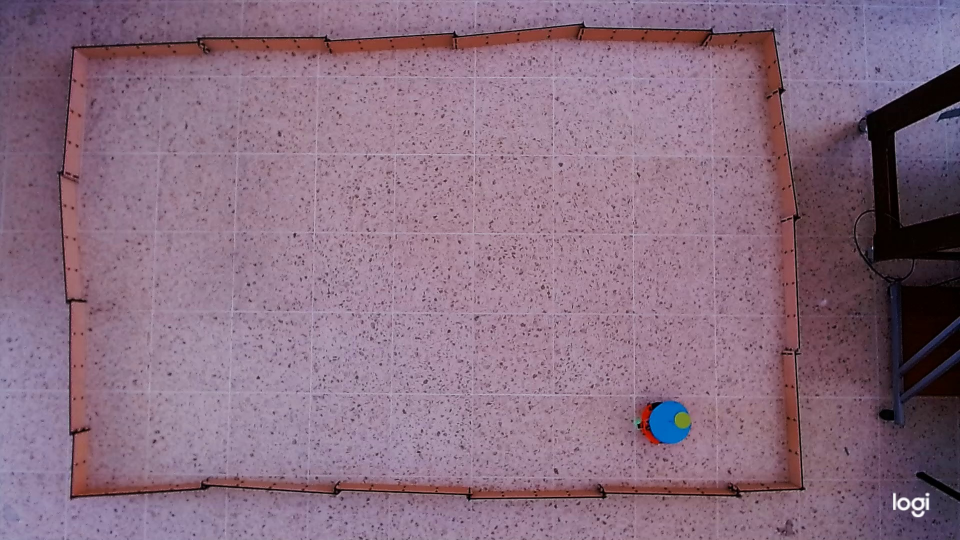
#> input picture Herramientas/Cámara/VALIDACION_PYTHON/Validación Python/ImagenesRbk/frame10.jpg, 1920 x 1080 px (shown at 1/2 size)
$ jupyter execute --allow-errors Validacion_VIEJO.ipynb
#> lines starting #> are read from the running program, lines starting #| are printed output that depends on the picture
[cell 1]
#Bibliotecas requeridas
import cv2
import cv2 as cv
import glob
import re
import math
import matplotlib.pyplot as plt
import numpy as np
from mpl_toolkits.mplot3d import Axes3D
from matplotlib import cm
from matplotlib import colors
from matplotlib.colors import hsv_to_rgb
import os
#-------------------------Definición de funciones---------------------------------
#La función switch retorna el número de robot de una combinación de círculo
#grande y círculo pequeño
# [798 lines left out: functions switch, get_contour_areas, depurar_contornos, centros_contornos, calcular_angulos, desplazamiento and 5 more, not called in this run]


#--------------------- Lectura de imágenes-----------------------------------------
#Nombre del video y carpeta para guardar las imágenes correspondientes
nombreVideoIn='2023-03-27_13-44-00_1fps.mp4'
nombreCarpetaOut='ImagenesRbk/'

#---------------------------PARA PROBAR OTRO VÍDEO
#Obtener Frames de un vídeo: Solo se ejecuta si es la primera vez con este vídeo
#numFrames=obtenerFrames(nombreVideoIn, nombreCarpetaOut)
#-------------------------------------------------


#Dirección de la carpeta con las imágenes a utilizar

#Dirección de imágenes prueba Bryan
#dir = 'Imagenes/'
#Dirección de imágenes de prueba Rebeca
dir = nombreCarpetaOut
#Guarda los nombres de las imágenes que estaban en la carpeta en la lista imgList
imgList = os.listdir(dir)
#Inicializa la lista que contendrá a las imágenes que se utilizarán
imagenes = []
imagenesHSV = []
#Ordena las imágenes por número de menor a mayor
imgList.sort (key = lambda x: int (x.replace ("frame", ""). split ('.') [0]))
#Inicializa contadores
n = 0
cont = 0
ind = 0
#resolución espacial para imagen sin zoom [mm/pixel]
mmPixel=40/16

#Carga los matrices de calibración
mtx = np.loadtxt('cameraMatrix.txt', dtype=float)
dist = np.loadtxt('dist.txt', dtype=float)

for i in imgList:
    #va contando los frames, prevista para frames
    #cont+=1
    #Lee cada imagen, donde i es el nombre de cada una
    img_conDist = cv2.imread(nombreCarpetaOut+i)
#> img_conDist is the input picture: shape (1080, 1920, 3); mean B, G, R 128.8, 109.7, 137.2

    h,  w = img_conDist.shape[:2]
#> h = 1080; w = 1920
    newcameramtx, roi = cv.getOptimalNewCameraMatrix(mtx, dist, (w,h), 1, (w,h))
#> roi = (10, 114, 1317, 953)

    #Elimina distorsión
    dst = cv.undistort(img_conDist, mtx, dist, None, newcameramtx)
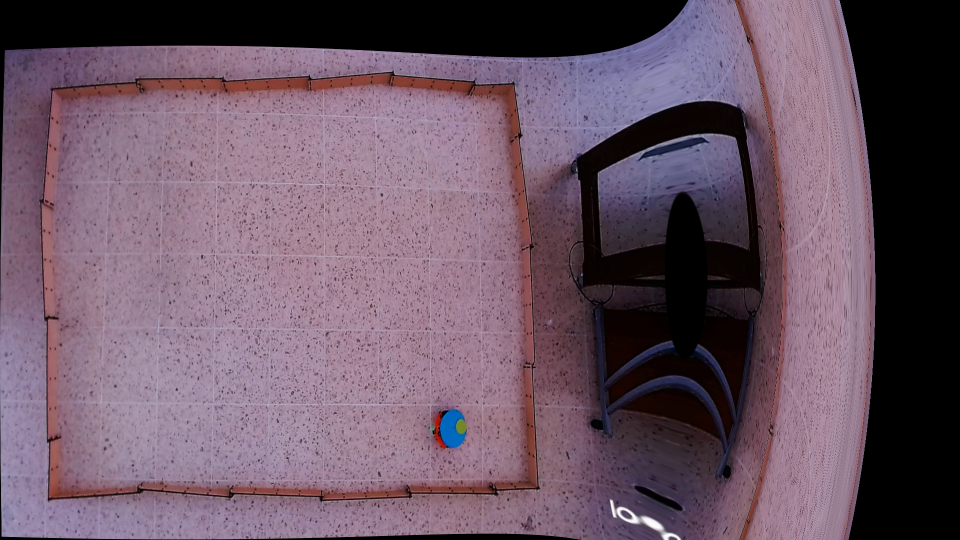
#> dst: shape (1080, 1920, 3) (shown at 1/2 size); mean B, G, R 100.7, 85.4, 106.7

    # recorta la imagen
    x, y, w, h = roi
#> x = 10; y = 114; w = 1317; h = 953

    #Imagen sin distorsión
    img = dst[y:y+h, x:x+w]
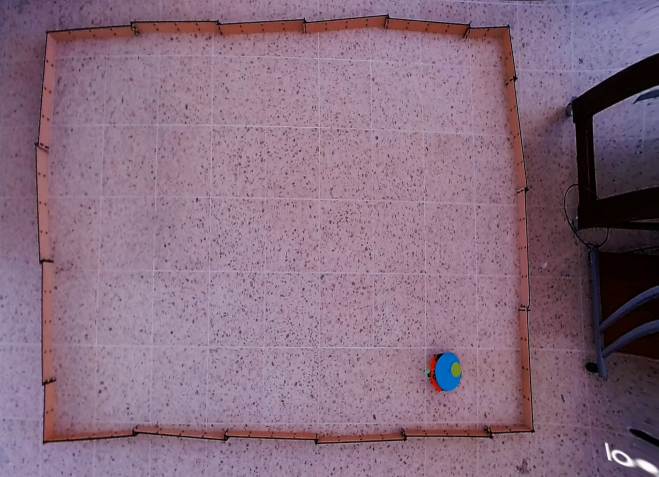
#> img: shape (953, 1317, 3) (shown at 1/2 size); mean B, G, R 127, 108.1, 135.1

    #Convirtiendo a RGB
    img = cv2.cvtColor(img, cv2.COLOR_BGR2RGB)
    hsv = cv2.cvtColor(img, cv2.COLOR_RGB2HSV)
#> hsv: shape (953, 1317, 3); mean H, S, V 146.2, 65.1, 138

    #Guarda las imágenes en RGB en una lista
    imagenes.append(img)

    #Guarda las imágenes en HSV en una lista
    imagenesHSV.append(hsv)
    #va contando las imágenes que hay
    n+=1
#> pass 2 of the loop `for i in imgList:`:
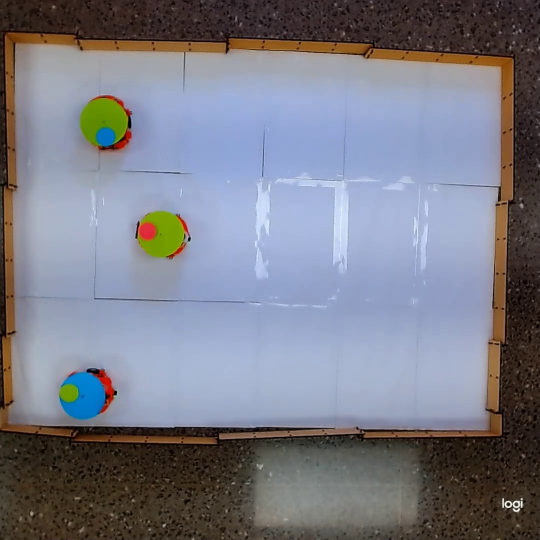
#> input picture Herramientas/Cámara/VALIDACION_PYTHON/Validación Python/ImagenesRbk/frame103.jpg, 1080 x 1080 px (shown at 1/2 size)
#> img_conDist is the input picture: shape (1080, 1080, 3); mean B, G, R 134, 123.3, 122.1
#> `dst = cv.undistort(img_conDist, mtx, dist, None, newcameramtx)`:
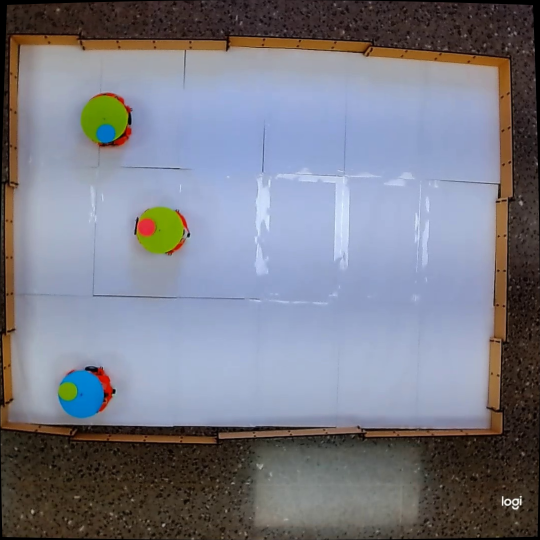
#> dst: shape (1080, 1080, 3) (shown at 1/2 size); mean B, G, R 133.7, 122.8, 121.3
#> `img = dst[y:y+h, x:x+w]`:
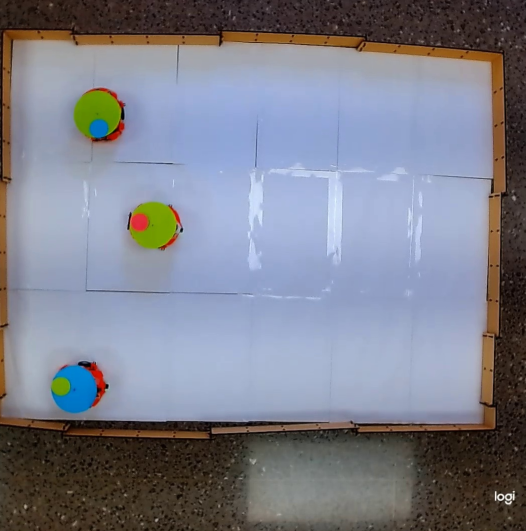
#> img: shape (1062, 1051, 3) (shown at 1/2 size); mean B, G, R 138.5, 126.8, 124.8
#> hsv: shape (1062, 1051, 3); mean H, S, V 79.3, 73.7, 150.9
#> pass 3 of the loop `for i in imgList:`:
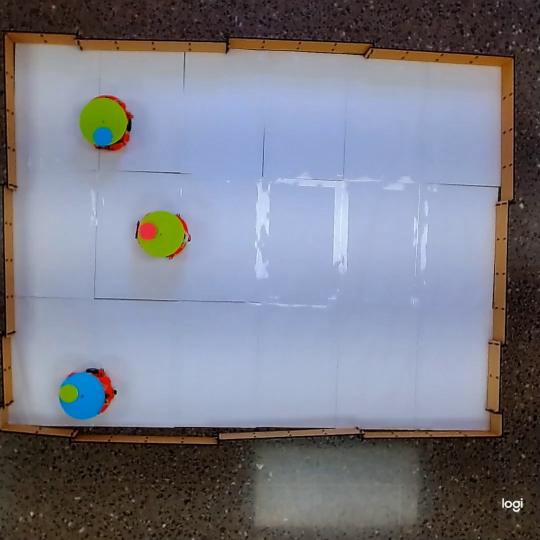
#> input picture Herramientas/Cámara/VALIDACION_PYTHON/Validación Python/ImagenesRbk/frame104.jpg, 1080 x 1080 px (shown at 1/2 size)
#> img_conDist is the input picture: shape (1080, 1080, 3); mean B, G, R 133.8, 123, 121.7
#> `dst = cv.undistort(img_conDist, mtx, dist, None, newcameramtx)`:
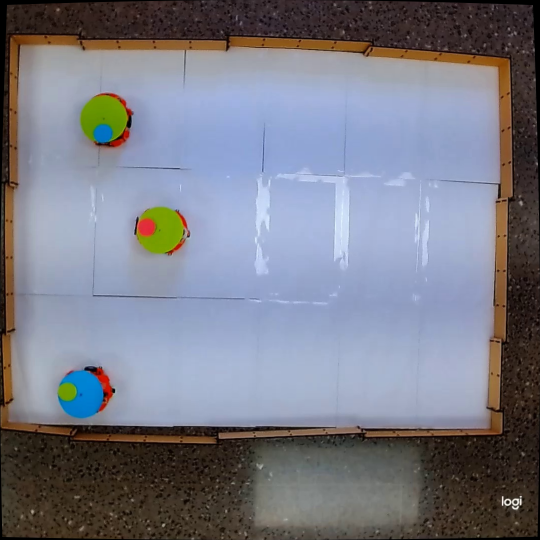
#> dst: shape (1080, 1080, 3) (shown at 1/2 size); mean B, G, R 133.5, 122.4, 120.9
#> `img = dst[y:y+h, x:x+w]`:
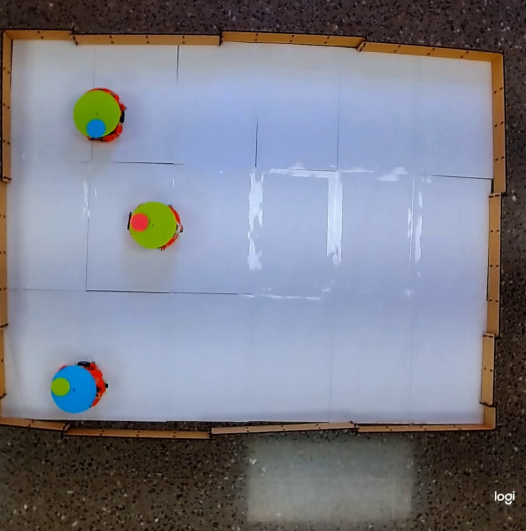
#> img: shape (1062, 1051, 3) (shown at 1/2 size); mean B, G, R 138.3, 126.5, 124.4
#> hsv: shape (1062, 1051, 3); mean H, S, V 81.1, 72.7, 150.3

#--------------------- Definición de rangos de color HSV---------------------------
#Rangos cyan:
light_cyan = (95, 157, 145)
dark_cyan = (105, 255, 250)

#Rangos rosado:
light_rosado = (155, 130, 190)   #light_rosa
dark_rosado = (185, 240, 240)

#Rangos verde:
light_verde = (30, 50, 50)
dark_verde = (40, 255, 255)

#Rangos amarillo:
light_ama = (12, 25, 175)
dark_ama = (35, 255, 255)


#Crea un respaldo de todas las imágenes para ser modificadas más adelante
RespaldoImagenes=list(imagenes)
#> RespaldoImagenes = 3 items

#------------Procesado: aplicar máscara, dilatar, contornos, ubicación -----------------
#Aquí se almacenarán los contornos de cada una de las imágenes
lista_cCyan = []
lista_cMagenta = []
lista_cVerde = []
lista_cNaranja = []
lista_cAzul = []

#Aquí se almacenarán los centros de los contornos
centros_cCyan = []
centros_cMagenta = []
centros_cVerde = []
centros_cNaranja = []
centros_cAzul = []

#Números de color
cyan = 1
magenta = 2
naranja = 3
verde = 4
azul = 5

#> (the rest of this cell did not finish here and is left out)
